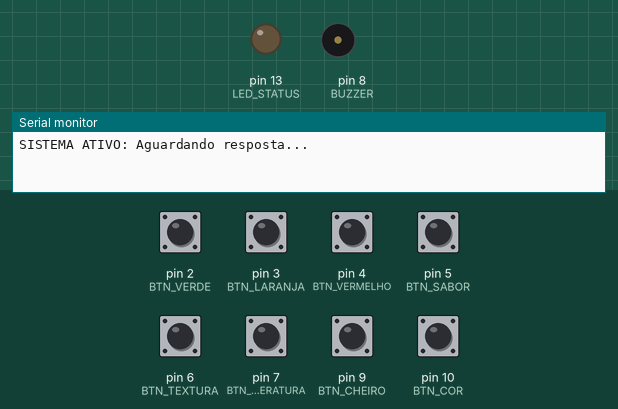
This sketch was run on a simulated Arduino Uno, built with avr-gcc and run on an emulated ATmega328P. Shown: output pins drawn as LEDs (lit = HIGH), buzzer (waves = sounding, pin HIGH), the last lines printed to the serial monitor. Dashed ring = blinking. The test bench sets the inputs (shaded band); at power-on: pin 2 (BTN_VERDE), pin 3 (BTN_LARANJA), pin 4 (BTN_VERMELHO), pin 5 (BTN_SABOR), pin 6 (BTN_TEXTURA), pin 7 (BTN_TEMPERATURA), pin 9 (BTN_CHEIRO), pin 10 (BTN_COR) HIGH.

Above: at 1.2 s.
1.3 s: pin 2 (BTN_VERDE) pulled LOW for 1 s
At 2.04 s:
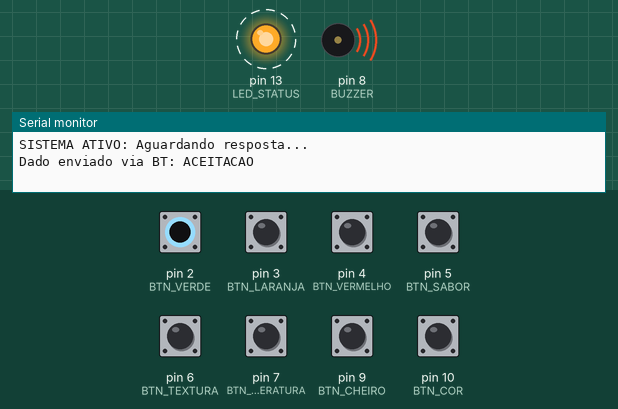
3.8 s: pin 3 (BTN_LARANJA) pulled LOW for 0.15 s
At 3.87 s:
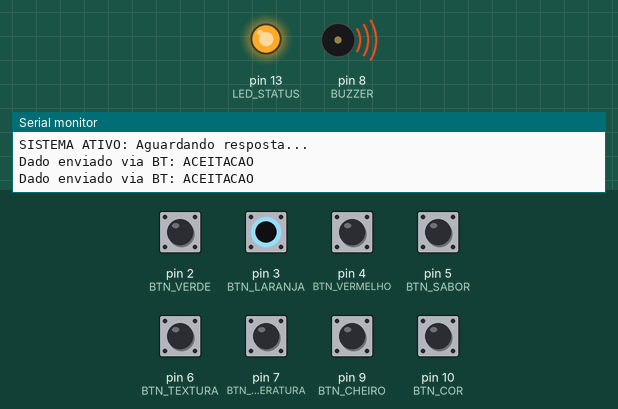
5.4 s: pin 4 (BTN_VERMELHO) pulled LOW for 0.15 s
At 5.9 s:
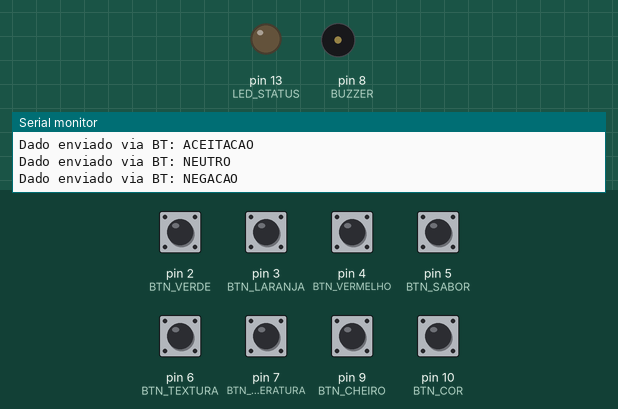
7.0 s: pin 5 (BTN_SABOR) pulled LOW for 0.15 s
At 7.07 s:
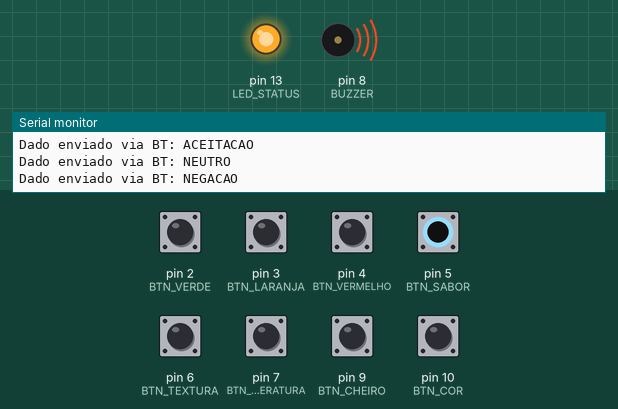
8.6 s: pin 6 (BTN_TEXTURA) pulled LOW for 0.15 s
At 9.5 s:
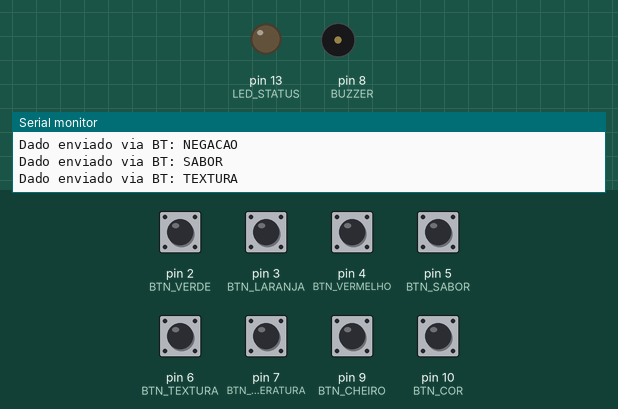
10.2 s: pin 7 (BTN_TEMPERATURA) pulled LOW for 0.15 s
At 10.27 s:
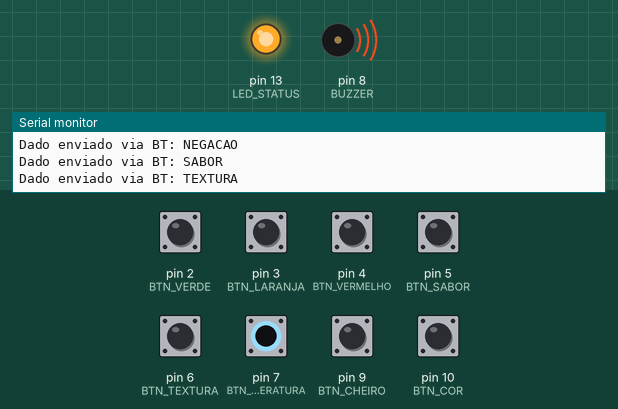
Timing chart, 0 to 12.8 s (numbered marks = the images above; inputs shaded):
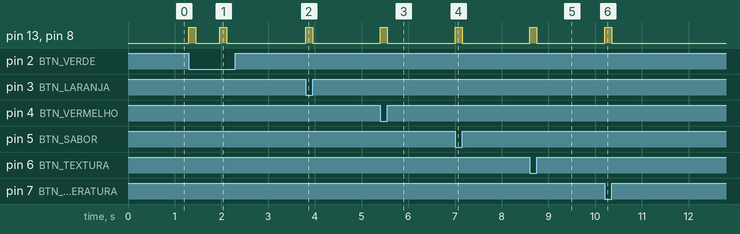

The sketch:

arduino-uno-v1.ino
```cpp
/*
    *Título: Tabuleiro Sensorial IoT - AtipicTouch
    *Autor: Samuel Ramos or Chiefzz7
    *Descrição: Firmware de captura das reações sensoriais da criança durante a alimentação
    *Hardware: Arduino Uno R3, Módulo Bluetooth HC-05, Botões Arcade & Buzzer
    *Versão: v1.0.1
*/

#include <SoftwareSerial.h>

/* Mapeamento do Hardware - Definir variaveis globais */
// Entradas
#define BTN_VERDE 2      // Reação Positiva
#define BTN_LARANJA 3    // Reação Neutra
#define BTN_VERMELHO 4   // Reação Negativa

#define BTN_SABOR 5
#define BTN_TEXTURA 6
#define BTN_TEMPERATURA 7
#define BTN_CHEIRO 9
#define BTN_COR 10


//by: Ravel

// Saídas
#define BUZZER 8         // Reforço Sonoro
#define LED_STATUS 13    // LED para indicar o envio

// Comunicação
#define BT_RX 11        // Pino RX do Arduino (Conecta-lo ao TX do HC-05)
#define BT_TX 12        // Pino TX do Arduino (Conecta-lo ao RX do HC-05)
SoftwareSerial bluetooth(BT_RX, BT_TX);

// Controle de Estado
unsigned long ultimoTempoToque = 0;
const int delayDebounce = 500;  // Delay de 500ms/Meio segundo entre toques (Evitar sobrecarga de toques)

void setup() {
    // Inicializar a comunicação
    Serial.begin(9600);
    bluetooth.begin(9600);

    // Configuração dos Pinos de entrada
    pinMode(BTN_VERDE, INPUT_PULLUP);
    pinMode(BTN_LARANJA, INPUT_PULLUP);
    pinMode(BTN_VERMELHO, INPUT_PULLUP);

    pinMode(BTN_SABOR, INPUT_PULLUP);
    pinMode(BTN_TEXTURA, INPUT_PULLUP);
    pinMode(BTN_TEMPERATURA, INPUT_PULLUP);
    pinMode(BTN_CHEIRO, INPUT_PULLUP);
    pinMode(BTN_COR, INPUT_PULLUP);

    // Configuração dos Pinos de Saída
    pinMode(BUZZER, OUTPUT);
    pinMode(LED_STATUS, OUTPUT);

    Serial.println("SISTEMA ATIVO: Aguardando resposta...");
}

void loop() {
    // LOW significa que o botão foi pressionado (devido ao PullUp)
    if (digitalRead(BTN_VERDE) == LOW) {
        registrarReacao("CMD:REACTION:1", "ACEITACAO");
    }
    else if (digitalRead(BTN_LARANJA) == LOW) {
        registrarReacao("CMD:REACTION:2", "NEUTRO");
    }
    else if (digitalRead(BTN_VERMELHO) == LOW) {
        registrarReacao("CMD:REACTION:3", "NEGACAO");
    }

    int sensor = 0;
    // SENSORIAIS (novo)
    // =========================
    if (digitalRead(BTN_SABOR) == LOW) sensor = 1;
    else if (digitalRead(BTN_TEXTURA) == LOW) sensor = 2;
    else if (digitalRead(BTN_TEMPERATURA) == LOW) sensor = 3;
    else if (digitalRead(BTN_CHEIRO) == LOW) sensor = 4;
    else if (digitalRead(BTN_COR) == LOW) sensor = 5;

    // Switch case igual lógica das reações
    switch (sensor) {
        case 1:
            registrarReacao("CMD:SENSOR:1", "SABOR");
            break;

        case 2:
            registrarReacao("CMD:SENSOR:2", "TEXTURA");
            break;

        case 3:
            registrarReacao("CMD:SENSOR:3", "TEMPERATURA");
            break;

        case 4:
            registrarReacao("CMD:SENSOR:4", "CHEIRO");
            break;

        case 5:
            registrarReacao("CMD:SENSOR:5", "COR");
            break;

        default:
            break;
    }
}

// Função principal de Registrar a Alimentação
void registrarReacao(String payload, String logDebug) {
    if ((millis() - ultimoTempoToque) > delayDebounce) {
        feedbackSensorial();            // Feedback Sensorial local para a criança
        bluetooth.println(payload);     // Transmissão de dados para o App Mobile via Bluetooth

        // Log para os desenvolvedores (testes)
        Serial.print("Dado enviado via BT: ");
        Serial.println(logDebug);

        ultimoTempoToque = millis();    // Atualizar o relógio do último toque
    }
}

void feedbackSensorial() {
    // Aciona LED e som simultaneamente
    digitalWrite(LED_STATUS, HIGH);
    digitalWrite(BUZZER, HIGH);

    delay(150); // Duração do estímulo (curto para não assustar)

    digitalWrite(BUZZER, LOW);
    digitalWrite(LED_STATUS, LOW);
}
```

Measured:
- after the input at 1.3 s, pin 13 (LED_STATUS), pin 8 (BUZZER): alternates HIGH for 0.15 s and LOW for 0.52 s, 4 changes in all, then stays LOW, starting at once
- after the input at 3.8 s, pin 13 (LED_STATUS), pin 8 (BUZZER): LOW → HIGH at once, → LOW 0.15 s later
- after the input at 5.4 s, pin 13 (LED_STATUS), pin 8 (BUZZER): LOW → HIGH at once, → LOW 0.15 s later
- after the input at 7.0 s, pin 13 (LED_STATUS), pin 8 (BUZZER): LOW → HIGH at once, → LOW 0.15 s later
- after the input at 8.6 s, pin 13 (LED_STATUS), pin 8 (BUZZER): LOW → HIGH at once, → LOW 0.15 s later
- after the input at 10.2 s, pin 13 (LED_STATUS), pin 8 (BUZZER): LOW → HIGH at once, → LOW 0.15 s later
